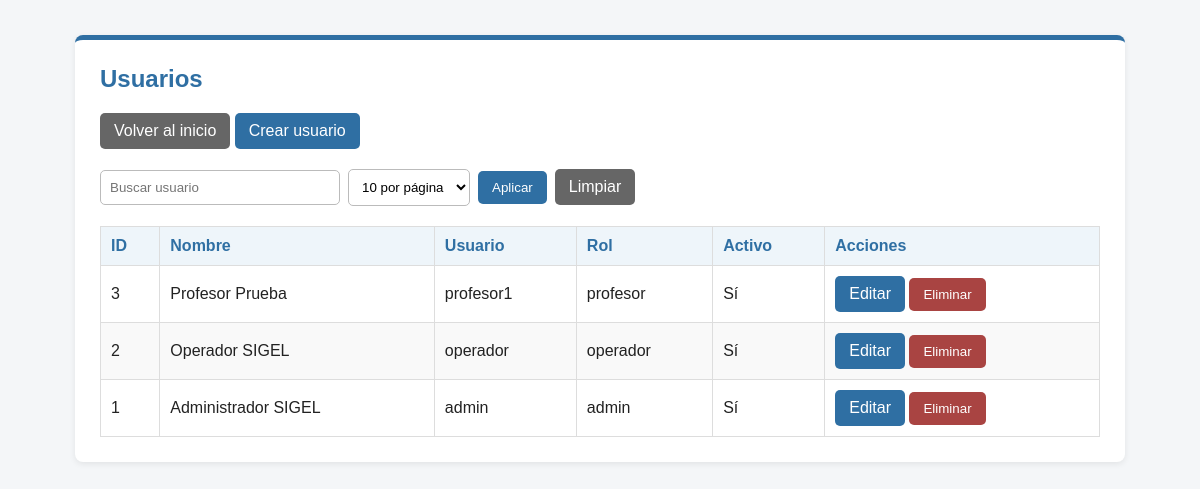
The page /pages/usuarios/index.php (signed in) on the database its author committed.
### tables this page shows
CREATE TABLE usuarios (
    id INT AUTO_INCREMENT PRIMARY KEY,
    rol_id INT NOT NULL,
    nombre VARCHAR(100) NOT NULL,
    username VARCHAR(50) NOT NULL UNIQUE,
    password_hash VARCHAR(255) NULL,
    activo TINYINT(1) NOT NULL DEFAULT 1,
    intentos_fallidos INT NOT NULL DEFAULT 0,
    bloqueado_hasta DATETIME NULL,
    eliminado_en DATETIME NULL,

    FOREIGN KEY (rol_id) REFERENCES roles(id)
);

CREATE TABLE roles (
    id INT AUTO_INCREMENT PRIMARY KEY,
    nombre VARCHAR(30) NOT NULL UNIQUE
);

### public/pages/usuarios/index.php (the view, shortened to what this page needs)
<?php
require_once __DIR__ . '/../../../includes/auth.php';
require_once __DIR__ . '/../../../config/database.php';
$buscar = trim($_GET['buscar'] ?? '');
$valoresPermitidos = [5, 10, 15, 20, 25];
$porPagina = 10;
$pagina = isset($_GET['pagina'])
    ? (int) $_GET['pagina']
    : 1;
$inicio = ($pagina - 1) * $porPagina;
if ($buscar !== '') {
    $sql = "SELECT usuarios.id,
                   usuarios.nombre,
                   usuarios.username,
                   usuarios.activo,
                   roles.nombre AS rol
            FROM usuarios
            INNER JOIN roles
            ON usuarios.rol_id = roles.id
            WHERE usuarios.eliminado_en IS NULL
            AND (
                usuarios.nombre LIKE ?
                OR usuarios.username LIKE ?
            )
            ORDER BY usuarios.id DESC
            LIMIT $porPagina OFFSET $inicio";
    $stmt = $conn->prepare($sql);
    $stmt->execute([
        $busqueda,
        $busqueda
    ]);
} else {
    $sql = "SELECT usuarios.id,
                   usuarios.nombre,
                   usuarios.username,
                   usuarios.activo,
                   roles.nombre AS rol
            FROM usuarios
            INNER JOIN roles
            ON usuarios.rol_id = roles.id
            WHERE usuarios.eliminado_en IS NULL
            ORDER BY usuarios.id DESC
            LIMIT $porPagina OFFSET $inicio";
    $stmt = $conn->prepare($sql);
    $stmt->execute();
}
$usuarios = $stmt->fetchAll(PDO::FETCH_ASSOC);
?>
<!DOCTYPE html>
<html lang="es">
<head>
    <link
        rel="stylesheet"
        href="/css/style.css"
    >
</head>
<body>
    <div class="contenedor">
        <div class="pagina-caja">
            <h2>Usuarios</h2>
            <div class="acciones-superiores">
                <a
                    class="boton boton-secundario"
                    href="/pages/dashboard.php"
                >
                    Volver al inicio
                </a>
                <a
                    class="boton"
                    href="/pages/usuarios/crear.php"
                >
                    Crear usuario
                </a>
            </div>
            <form
                class="formulario-busqueda"
                method="GET"
            >
                <input
                    type="text"
                    name="buscar"
                    placeholder="Buscar usuario"
                    value="<?php echo htmlspecialchars(
                        $buscar,
                        ENT_QUOTES | ENT_SUBSTITUTE,
                        'UTF-8'
                    ); ?>"
                >
                <select name="por_pagina">
                    <?php foreach ($valoresPermitidos as $valor): ?>
                        <option
                            value="<?php echo $valor; ?>"
                            <?php echo $porPagina === $valor ? 'selected' : ''; ?>
                        >
                            <?php echo $valor; ?> por página
                        </option>
                    <?php endforeach; ?>
                </select>
                <button
                    class="boton"
                    type="submit"
                >
                    Aplicar
                </button>
                <a
                    class="boton boton-secundario"
                    href="/pages/usuarios/index.php"
                >
                    Limpiar
                </a>
            </form>
            <table class="tabla">
                <thead>
                    <tr>
                        <th>ID</th>
                        <th>Nombre</th>
                        <th>Usuario</th>
                        <th>Rol</th>
                        <th>Activo</th>
                        <th>Acciones</th>
                    </tr>
                </thead>
                <tbody>
                    <?php if (count($usuarios) > 0): ?>
                        <?php foreach ($usuarios as $usuario): ?>
                            <tr>
                                <td>
                                    <?php echo (int) $usuario['id']; ?>
                                </td>
                                <td>
                                    <?php echo htmlspecialchars(
                                        $usuario['nombre'],
                                        ENT_QUOTES | ENT_SUBSTITUTE,
                                        'UTF-8'
                                    ); ?>
                                </td>
                                <td>
                                    <?php echo htmlspecialchars(
                                        $usuario['username'],
                                        ENT_QUOTES | ENT_SUBSTITUTE,
                                        'UTF-8'
                                    ); ?>
                                </td>
                                <td>
                                    <?php echo htmlspecialchars(
                                        $usuario['rol'],
                                        ENT_QUOTES | ENT_SUBSTITUTE,
                                        'UTF-8'
                                    ); ?>
                                </td>
                                <td>
                                    <?php echo $usuario['activo'] ? 'Sí' : 'No'; ?>
                                </td>
                                <td>
                                    <a
                                        class="boton"
                                        href="/pages/usuarios/editar.php?id=<?php echo (int) $usuario['id']; ?>"
                                    >
                                        Editar
                                    </a>
                                    <form
                                        action="/actions/usuarios/eliminar.php"
                                        method="POST"
                                        style="display:inline;"
                                    >
                                        <button
                                            class="boton boton-eliminar"
                                            type="submit"
                                        >
                                            Eliminar
                                        </button>
                                    </form>
                                </td>
                            </tr>
                        <?php endforeach; ?>
                    <?php endif; ?>
                </tbody>
            </table>
        </div>
    </div>
</body>
</html>

### public/css/style.css (style rules this page uses)
body { font-family: Arial, sans-serif; background-color: #f4f6f8; margin: 0; padding: 0; color: #222; }
.contenedor { width: 90%; max-width: 1050px; margin: 35px auto; }
.pagina-caja { background-color: #ffffff; padding: 25px; border-radius: 8px; border-top: 5px solid #2f6fa3; box-shadow: 0 2px 6px rgba(0, 0, 0, 0.08); }
.pagina-caja h2 { margin-top: 0; color: #2f6fa3; }
.acciones-superiores { margin-bottom: 20px; }
.boton { display: inline-block; padding: 9px 14px; background-color: #2f6fa3; color: white; text-decoration: none; border: none; border-radius: 5px; cursor: pointer; }
.boton-secundario { background-color: #666; }
.boton-eliminar, .boton-cancelar { background-color: #a94442; }
.formulario-busqueda { display: flex; gap: 8px; align-items: center; margin-bottom: 20px; flex-wrap: wrap; }
.formulario-busqueda input[type="text"] { padding: 9px; border: 1px solid #bbb; border-radius: 5px; min-width: 220px; }
.formulario-busqueda select { padding: 9px; border: 1px solid #bbb; border-radius: 5px; background-color: white; }
.tabla { width: 100%; border-collapse: collapse; background-color: white; }
.tabla th, .tabla td { border: 1px solid #ddd; padding: 10px; text-align: left; }
.tabla th { background-color: #eef5fa; color: #2f6fa3; }
.tabla tr:nth-child(even) { background-color: #f9f9f9; }

### rows shown on the page
usuarios: id "3", nombre "Profesor Prueba", username "profesor1", rol.nombre "profesor", activo "Sí"
usuarios: id "2", nombre "Operador SIGEL", username "operador", rol.nombre "operador", activo "Sí"
usuarios: id "1", nombre "Administrador SIGEL", username "admin", rol.nombre "admin", activo "Sí"

### other values the page prints
form field por_pagina "10 por página"
